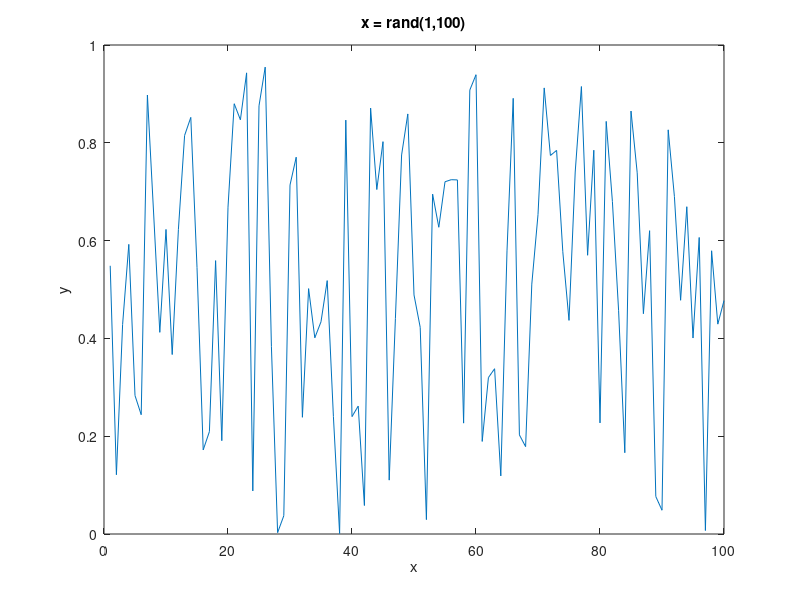

MATLAB code for this plot: (Note: this script raises an error after producing the figure.)
close all;
x = rand(1,100);
figure();
plot(x);
xlabel('x')
ylabel('y')
title('x = rand(1,100)')
print -dpng ../report/plot1b1.png;
figure();
plot(circorr(x,x));
xlabel('Delay')
ylabel('Circular correlation')
title('Circular correlation of x and x')
print -dpng ../report/plot1b2.png;

% 1c second part
y = rotate(x,50);
figure();
plot(circorr(x,y))
xlabel('Delay')
ylabel('Circular correlation')
title('Circular correlation of x = rand(1,100) and y = circorr(x, 50)')
print -dpng ../report/plot1c.png;
